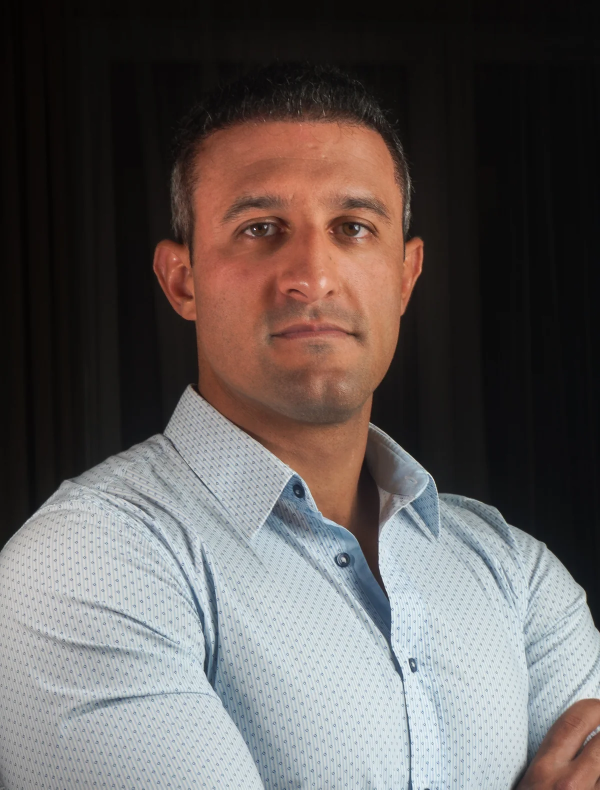
#> input picture assets/originals/higor-lima-original.webp, 1200 x 1579 px (shown at 1/2 size); its folder holds only this picture in this run
$ python enhance-portrait.py
#> lines starting #> are read from the running program, lines starting #| are printed output that depends on the picture
"""Deterministic portrait enhancement (no generative AI).

Reads assets/originals/higor-lima-original.webp and writes public/images/profile/higor-lima.webp.
Every step is a classic, parameterised photo adjustment, so the result is fully reproducible:

1. Darken and neutralise the background curtain (luminance mask, head protected by a feathered ellipse).
2. Gentle global temperature correction (slightly cooler).
3. Skin: reduce excess red/orange saturation and roll off specular highlights (forehead, nose).
4. Soft fill light on facial shadows.
5. Mild contrast curve and unsharp mask.

Usage: python scripts/enhance-portrait.py [--compare out.png]
"""

import argparse
from pathlib import Path

import numpy as np
from PIL import Image, ImageFilter

ROOT = Path(__file__).resolve().parent.parent
SOURCE = ROOT / 'assets' / 'originals' / 'higor-lima-original.webp'
TARGET = ROOT / 'public' / 'images' / 'profile' / 'higor-lima.webp'

# Tunable parameters
BG_DARKEN = 0.62  # fraction of brightness removed from the background
BG_DESATURATE = 0.7  # how much colour cast to remove from the background
TEMPERATURE = (0.985, 1.0, 1.02)  # R, G, B multipliers
SKIN_DESATURATE = 0.08
SKIN_RED_REDUCTION = 0.035  # nudges skin hue from red-orange toward neutral
SKIN_HIGHLIGHT_ROLLOFF = 0.18
FILL_LIGHT = 0.08
CONTRAST = 0.06
HEAD_ELLIPSE = (0.49, 0.33, 0.27, 0.27)  # cx, cy, rx, ry as fractions of width/height


def smoothstep(e0, e1, x):
    t = np.clip((x - e0) / (e1 - e0), 0, 1)
    return t * t * (3 - 2 * t)


def luminance(rgb):
    return rgb @ np.array([0.2126, 0.7152, 0.0722])


def blur(mask, radius):
    img = Image.fromarray(np.uint8(np.clip(mask, 0, 1) * 255))
    return np.asarray(img.filter(ImageFilter.GaussianBlur(radius))).astype(float) / 255


def rgb_to_hsv(rgb):
    r, g, b = rgb[..., 0], rgb[..., 1], rgb[..., 2]
    maxc = rgb.max(-1)
    minc = rgb.min(-1)
    delta = maxc - minc
    sat = np.where(maxc > 0, delta / np.maximum(maxc, 1e-6), 0)
    safe = np.maximum(delta, 1e-6)
    hue = np.where(maxc == r, ((g - b) / safe) % 6, np.where(maxc == g, (b - r) / safe + 2, (r - g) / safe + 4)) * 60
    hue = np.where(delta == 0, 0, hue)
    return hue, sat, maxc


def enhance(rgb):
    h, w, _ = rgb.shape
    yy, xx = np.mgrid[0:h, 0:w]
    cx, cy, rx, ry = HEAD_ELLIPSE
    dist = np.sqrt(((xx / w - cx) / rx) ** 2 + ((yy / h - cy) / ry) ** 2)
    head = 1 - smoothstep(0.85, 1.15, dist)

    lum = luminance(rgb)
    dark = 1 - smoothstep(0.07, 0.17, blur(lum, 6))
    # Near the head only the darkest pixels (curtain, not hair) are treated, which avoids a halo.
    dark_strict = 1 - smoothstep(0.05, 0.085, blur(lum, 2))
    bg = blur(dark * (1 - head) + dark_strict * head, 4)

    # 1. Background: darker and neutral, curtain texture preserved.
    grey = lum[..., None].repeat(3, -1)
    rgb = rgb + (grey - rgb) * (bg * BG_DESATURATE)[..., None]
    rgb = rgb * (1 - bg * BG_DARKEN)[..., None]

    # 2. Temperature.
    rgb = rgb * np.array(TEMPERATURE)

    # 3. Skin tone and highlights.
    hue, sat, val = rgb_to_hsv(np.clip(rgb, 0, 1))
    skin = smoothstep(0.15, 0.32, sat) * (1 - smoothstep(38, 55, hue)) * smoothstep(0.12, 0.3, val) * (1 - bg)
    skin = blur(skin, 14)
    lum = luminance(rgb)
    grey = lum[..., None].repeat(3, -1)
    rgb = rgb + (grey - rgb) * (skin * SKIN_DESATURATE)[..., None]
    rgb[..., 0] *= 1 - SKIN_RED_REDUCTION * skin
    rolloff = 1 - SKIN_HIGHLIGHT_ROLLOFF * smoothstep(0.66, 0.88, lum) * skin
    rgb = rgb * rolloff[..., None]

    # 4. Fill light on facial shadows.
    lum = luminance(rgb)
    lift = FILL_LIGHT * smoothstep(0.12, 0.24, lum) * (1 - smoothstep(0.3, 0.55, lum)) * head * (1 - bg)
    rgb = rgb * (1 + lift)[..., None]

    # 5. Mild S-curve contrast applied to luminance only, so saturation is unchanged.
    rgb = np.clip(rgb, 0, 1)
    lum = luminance(rgb)
    curved = lum - CONTRAST * np.sin(2 * np.pi * lum) / (2 * np.pi) * 4
    rgb = rgb * (curved / np.maximum(lum, 1e-4))[..., None]
    return np.clip(rgb, 0, 1)


def main():
    parser = argparse.ArgumentParser()
    parser.add_argument('--compare', type=Path, help='also write a side-by-side before/after PNG')
    args = parser.parse_args()

    original = Image.open(SOURCE).convert('RGB')
#> original is the input picture: PIL image 1200x1579 RGB; mean R, G, B 98.1, 91.7, 89.8
    result = Image.fromarray(np.uint8(np.round(enhance(np.asarray(original).astype(float) / 255) * 255)))
#> call 3 of blur, with radius = 4
#> in blur (call 3), `img = Image.fromarray(np.uint8(np.clip(mask, 0, 1) * 255))`:
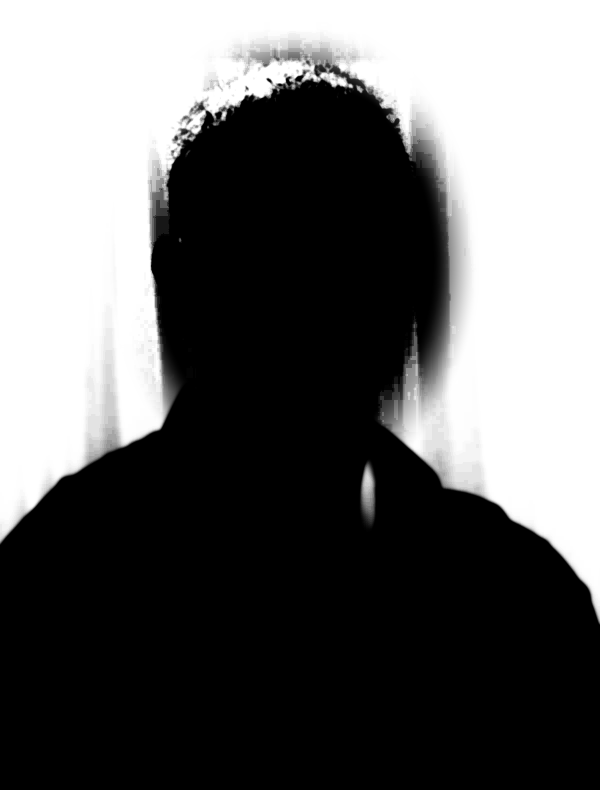
#> img: PIL image 1200x1579 L (shown at 1/2 size); min 0, max 255, mean 102.4
#> in rgb_to_hsv, `maxc = rgb.max(-1)`:
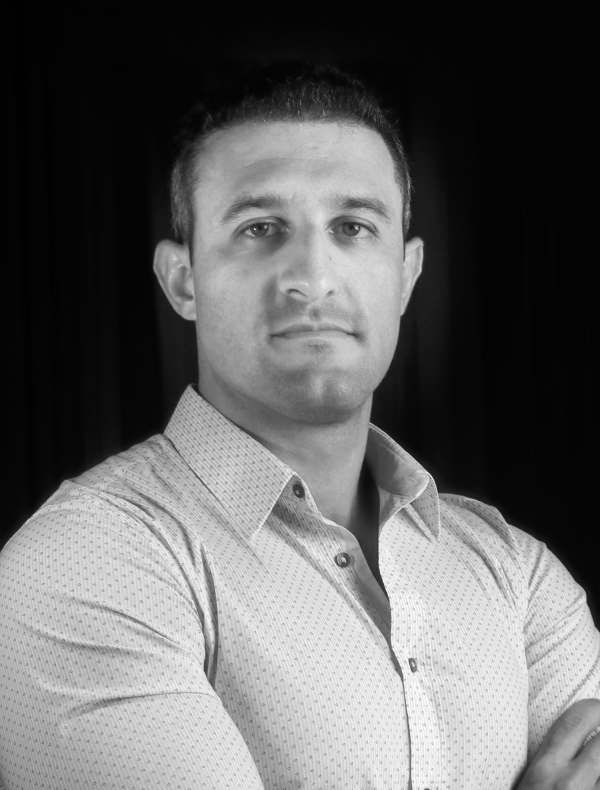
#> maxc: shape (1579, 1200) float64 (shown at 1/2 size); min 0.0041, max 1, mean 0.397
#> in rgb_to_hsv, `delta = maxc - minc`:
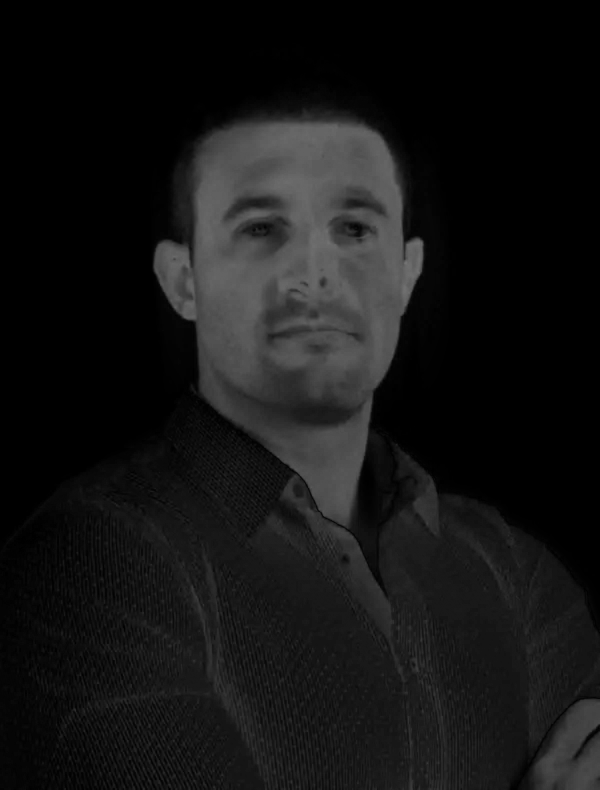
#> delta: shape (1579, 1200) float64 (shown at 1/2 size); min 0.000365, max 0.457, mean 0.0817
#> in rgb_to_hsv, `sat = np.where(maxc > 0, delta / np.maximum(maxc, 1e-6), 0)`:
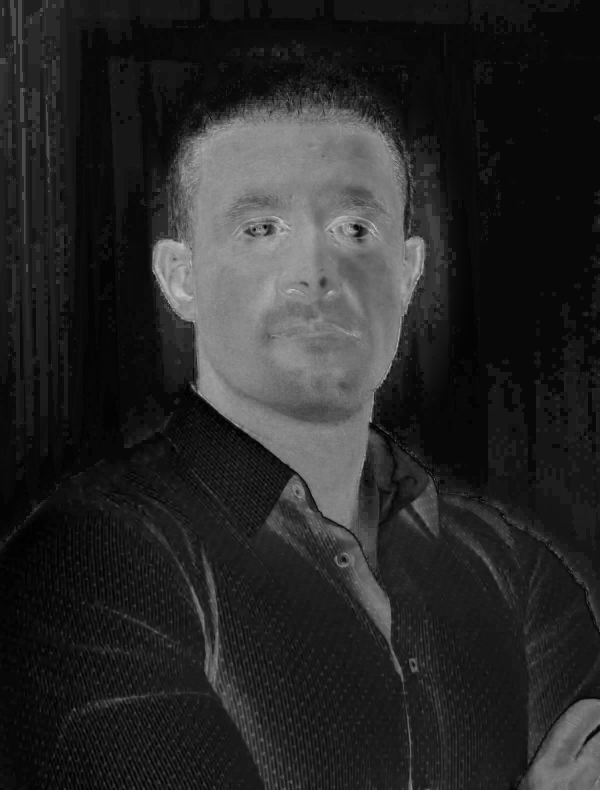
#> sat: shape (1579, 1200) float64 (shown at 1/2 size); min 0.00226, max 0.896, mean 0.16
#> in rgb_to_hsv, `hue = np.where(maxc == r, ((g - b) / safe) % 6, np.where(maxc == g, (b..`:
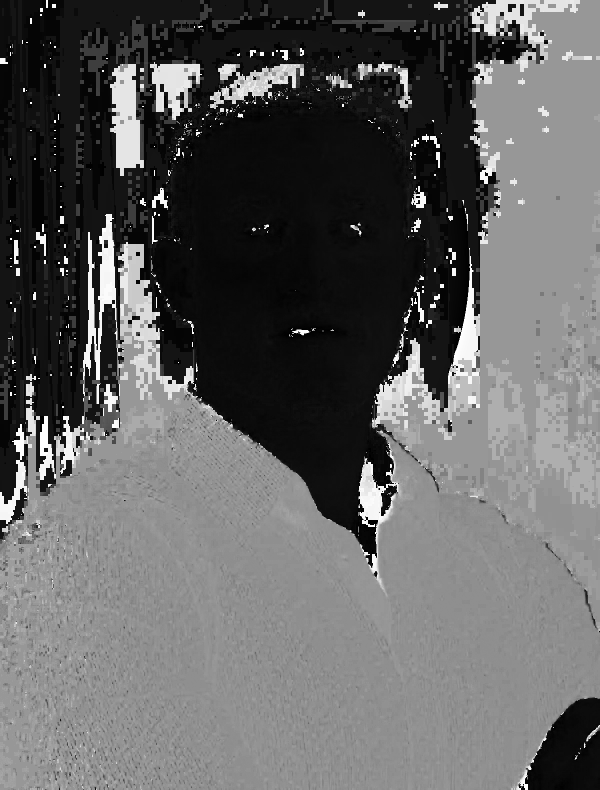
#> hue: shape (1579, 1200) float64 (shown at 1/2 size); min 0, max 360, mean 138.2; drawn with min black and max white
#> call 4 of blur, with radius = 14
#> in blur (call 4), `return np.asarray(img.filter(ImageFilter.GaussianBlur(radius))).astype..`:
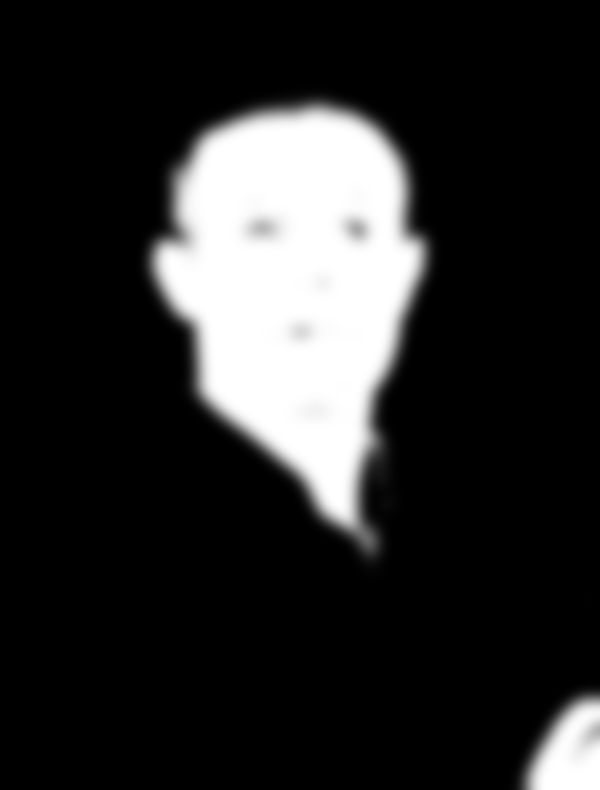
#> returned value: shape (1579, 1200) float64 (shown at 1/2 size); min 0, max 1, mean 0.164
#> in smoothstep (call 9), `t = np.clip((x - e0) / (e1 - e0), 0, 1)`:
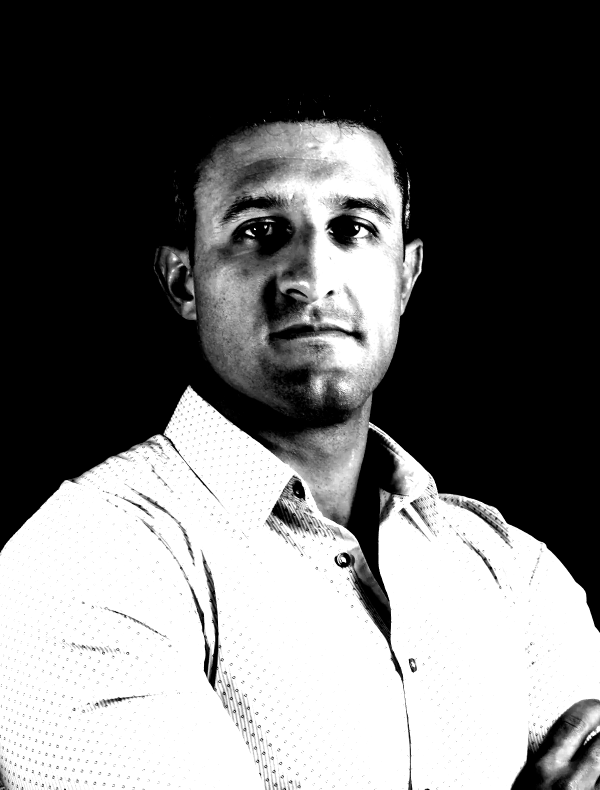
#> t: shape (1579, 1200) float64 (shown at 1/2 size); min 0, max 1, mean 0.432
    result = result.filter(ImageFilter.UnsharpMask(radius=2, percent=35, threshold=3))
    result.save(TARGET, 'WEBP', quality=90, method=6)
    print(f'wrote {TARGET.relative_to(ROOT)}')

    if args.compare:
        w, h = original.size
        combo = Image.new('RGB', (w * 2, h))
        combo.paste(original, (0, 0))
        combo.paste(result, (w, 0))
        combo.resize((w, h // 2)).save(args.compare)
        print(f'wrote {args.compare}')


if __name__ == '__main__':
    main()
